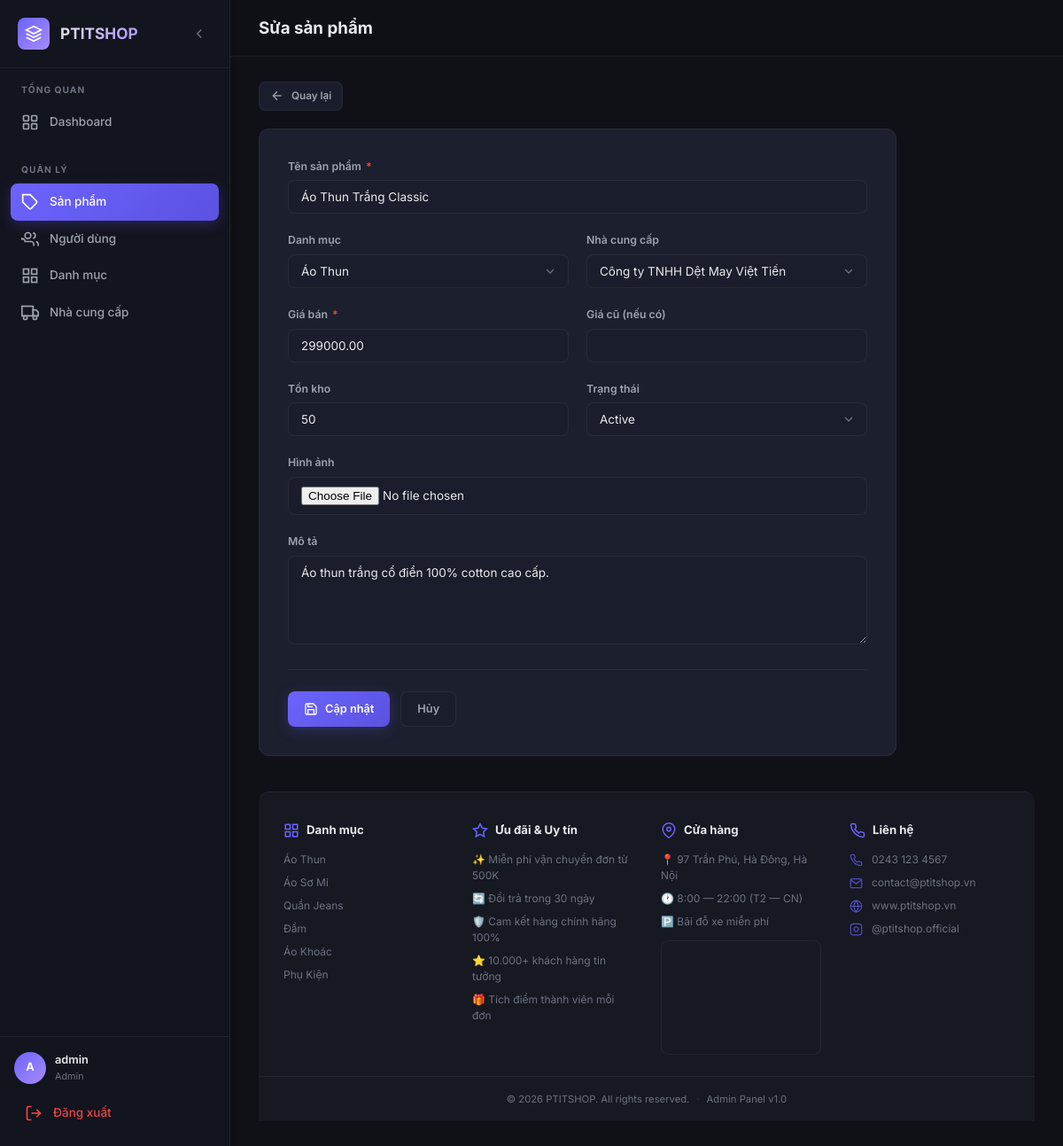
The page /admin/products/edit.php?id=1 (signed in) on the database its author committed.
### tables this page shows
CREATE TABLE products (
    product_id     INT PRIMARY KEY AUTO_INCREMENT,
    product_name   VARCHAR(150) NOT NULL,
    category_id    INT,
    supplier_id    INT,
    unit_price     DECIMAL(12,2) NOT NULL,
    old_price      DECIMAL(12,2),
    stock_quantity INT NOT NULL DEFAULT 0,
    main_image     VARCHAR(255),
    description    TEXT,
    status         ENUM('Active', 'Inactive') NOT NULL DEFAULT 'Active',
    created_at     DATETIME DEFAULT CURRENT_TIMESTAMP,
    updated_at     DATETIME DEFAULT CURRENT_TIMESTAMP ON UPDATE CURRENT_TIMESTAMP,
    CONSTRAINT fk_products_categories FOREIGN KEY (category_id) REFERENCES categories(category_id) ON DELETE SET NULL ON UPDATE CASCADE,
    CONSTRAINT fk_products_suppliers FOREIGN KEY (supplier_id) REFERENCES suppliers(supplier_id) ON DELETE SET NULL ON UPDATE CASCADE
);

CREATE TABLE categories (
    category_id   INT PRIMARY KEY AUTO_INCREMENT,
    category_name VARCHAR(100) NOT NULL UNIQUE,
    description   TEXT,
    status        ENUM('Active', 'Inactive') NOT NULL DEFAULT 'Active',
    created_at    DATETIME DEFAULT CURRENT_TIMESTAMP,
    updated_at    DATETIME DEFAULT CURRENT_TIMESTAMP ON UPDATE CURRENT_TIMESTAMP
);

CREATE TABLE suppliers (
    supplier_id   INT PRIMARY KEY AUTO_INCREMENT,
    supplier_name VARCHAR(150) NOT NULL,
    phone         VARCHAR(20),
    email         VARCHAR(100),
    address       VARCHAR(255),
    status        ENUM('Active', 'Inactive') NOT NULL DEFAULT 'Active',
    created_at    DATETIME DEFAULT CURRENT_TIMESTAMP,
    updated_at    DATETIME DEFAULT CURRENT_TIMESTAMP ON UPDATE CURRENT_TIMESTAMP
);

### includes/functions.php (called while the page is built, shortened)
<?php
function e(?string $str): string
{
    return htmlspecialchars($str ?? '', ENT_QUOTES, 'UTF-8');
}
function normalizeBaseUrl(string $baseUrl): string
{
    $baseUrl = trim($baseUrl);
    if ($baseUrl === '' || $baseUrl === '/') {
        return '/';
    }
    return '/' . trim($baseUrl, '/') . '/';
}
function appBaseUrl(): string
{
    $baseUrl = getenv('APP_BASE_URL');
    $scriptName = str_replace('\\', '/', $_SERVER['SCRIPT_NAME'] ?? '');
    $adminPathPosition = strpos($scriptName, '/admin/');
    if ($adminPathPosition !== false) {
        return normalizeBaseUrl(substr($scriptName, 0, $adminPathPosition));
    }
    return normalizeBaseUrl(dirname($scriptName));
}
function baseUrl(string $path = ''): string
{
    return appBaseUrl() . ltrim($path, '/');
}

### admin/products/edit.php (the view, shortened to what this page needs)
<?php
require_once __DIR__ . '/../../includes/functions.php';
$pdo = getDBConnection();
$id = (int)($_GET['id'] ?? 0);
$stmt = $pdo->prepare("SELECT * FROM products WHERE product_id = ?");
$stmt->execute([$id]);
$product = $stmt->fetch();
$categories = $pdo->query("SELECT * FROM categories WHERE status='Active' ORDER BY category_name")->fetchAll();
$suppliers  = $pdo->query("SELECT * FROM suppliers WHERE status='Active' ORDER BY supplier_name")->fetchAll();
require_once __DIR__ . '/../../includes/header.php';
require_once __DIR__ . '/../../includes/sidebar.php';
?>
<div style="margin-bottom: 20px;">
    <a href="<?= baseUrl('admin/products/index.php') ?>" class="btn btn-secondary btn-sm">
        <svg viewBox="0 0 24 24" fill="none" stroke="currentColor" stroke-width="2"><line x1="19" y1="12" x2="5" y2="12"/><polyline points="12 19 5 12 12 5"/></svg>
        Quay lại
    </a>
</div>
<div class="form-card">
    <form method="POST" enctype="multipart/form-data">
        <div class="form-grid">
            <div class="form-group full-width">
                <label for="product_name">Tên sản phẩm <span class="required">*</span></label>
                <input type="text" id="product_name" name="product_name" class="form-control" value="<?= e($product['product_name']) ?>" required>
            </div>
            <div class="form-group">
                <label for="category_id">Danh mục</label>
                <select id="category_id" name="category_id" class="form-control">
                    <?php foreach ($categories as $cat): ?>
                        <option value="<?= $cat['category_id'] ?>" <?= ($product['category_id'] == $cat['category_id']) ? 'selected' : '' ?>><?= e($cat['category_name']) ?></option>
                    <?php endforeach; ?>
                </select>
            </div>
            <div class="form-group">
                <label for="supplier_id">Nhà cung cấp</label>
                <select id="supplier_id" name="supplier_id" class="form-control">
                    <?php foreach ($suppliers as $sup): ?>
                        <option value="<?= $sup['supplier_id'] ?>" <?= ($product['supplier_id'] == $sup['supplier_id']) ? 'selected' : '' ?>><?= e($sup['supplier_name']) ?></option>
                    <?php endforeach; ?>
                </select>
            </div>
            <div class="form-group">
                <label for="unit_price">Giá bán <span class="required">*</span></label>
                <input type="number" id="unit_price" name="unit_price" class="form-control" step="1000" min="0" value="<?= $product['unit_price'] ?>" required>
            </div>
            <div class="form-group">
                <label for="old_price">Giá cũ (nếu có)</label>
                <input type="number" id="old_price" name="old_price" class="form-control" step="1000" min="0" value="<?= $product['old_price'] ?? '' ?>">
            </div>
            <div class="form-group">
                <label for="stock_quantity">Tồn kho</label>
                <input type="number" id="stock_quantity" name="stock_quantity" class="form-control" min="0" value="<?= $product['stock_quantity'] ?>">
            </div>
            <div class="form-group">
                <label for="status">Trạng thái</label>
                <select id="status" name="status" class="form-control">
                    <option value="Active" <?= ($product['status'] === 'Active') ? 'selected' : '' ?>>Active</option>
                </select>
            </div>
            <div class="form-group full-width">
                <label for="main_image">Hình ảnh</label>
                <input type="file" id="main_image" name="main_image" class="form-control" accept="image/*">
            </div>
            <div class="form-group full-width">
                <label for="description">Mô tả</label>
                <textarea id="description" name="description" class="form-control" rows="4"><?= e($product['description']) ?></textarea>
            </div>
        </div>
        <div class="form-actions">
            <button type="submit" class="btn btn-primary">
                <svg viewBox="0 0 24 24" fill="none" stroke="currentColor" stroke-width="2"><path d="M19 21H5a2 2 0 01-2-2V5a2 2 0 012-2h11l5 5v11a2 2 0 01-2 2z"/><polyline points="17 21 17 13 7 13 7 21"/><polyline points="7 3 7 8 15 8"/></svg>
                Cập nhật
            </button>
            <a href="<?= baseUrl('admin/products/index.php') ?>" class="btn btn-secondary">Hủy</a>
        </div>
    </form>
</div>
<?php require_once __DIR__ . '/../../includes/footer.php'; ?>

### assets/css/style.css (style rules this page uses)
:root { --bg-primary: #0f1117; --bg-secondary: #161822; --bg-card: #1c1f2e; --bg-card-hover: #232640; --bg-sidebar: #12141e; --bg-input: #1a1d2b; --border-color: rgba(255, 255, 255, 0.06); --border-focus: #6c63ff; --text-primary: #e8eaed; --text-secondary: #9ca3af; --text-muted: #6b7280; --accent: #6c63ff; --accent-hover: #5b52e0; --accent-glow: rgba(108, 99, 255, 0.25); --success: #22c55e; --success-bg: rgba(34, 197, 94, 0.12); --danger: #ef4444; --danger-bg: rgba(239, 68, 68, 0.12); --warning: #f59e0b; --warning-bg: rgba(245, 158, 11, 0.12); --info: #3b82f6; --info-bg: rgba(59, 130, 246, 0.12); --sidebar-width: 260px; --sidebar-collapsed: 72px; --topbar-height: 64px; --radius-sm: 8px; --radius-md: 12px; --radius-lg: 16px; --shadow-sm: 0 1px 3px rgba(0, 0, 0, 0.3); --shadow-md: 0 4px 20px rgba(0, 0, 0, 0.4); --shadow-lg: 0 8px 40px rgba(0, 0, 0, 0.5); --transition: 0.25s cubic-bezier(0.4, 0, 0.2, 1); }
*, *::before, *::after { box-sizing: border-box; margin: 0; padding: 0; }
html { font-size: 15px; scroll-behavior: smooth; }
body { font-family: 'Inter', -apple-system, BlinkMacSystemFont, sans-serif; background: var(--bg-primary); color: var(--text-primary); line-height: 1.6; -webkit-font-smoothing: antialiased; }
a { color: var(--accent); text-decoration: none; transition: color var(--transition); }
.btn { display: inline-flex; align-items: center; gap: 8px; padding: 9px 18px; border: none; border-radius: var(--radius-sm); font-size: 0.85rem; font-weight: 600; font-family: inherit; cursor: pointer; transition: all var(--transition); white-space: nowrap; text-decoration: none; }
.btn svg { width: 16px; height: 16px; }
.btn-primary { background: linear-gradient(135deg, var(--accent), #5b52e0); color: #fff; box-shadow: 0 4px 15px var(--accent-glow); }
.btn-secondary { background: var(--bg-input); color: var(--text-secondary); border: 1px solid var(--border-color); }
.btn-sm { padding: 6px 12px; font-size: 0.78rem; }
.form-card { background: var(--bg-card); border: 1px solid var(--border-color); border-radius: var(--radius-md); padding: 32px; max-width: 720px; }
.form-grid { display: grid; grid-template-columns: 1fr 1fr; gap: 20px; }
.form-group { display: flex; flex-direction: column; gap: 6px; }
.form-group.full-width { grid-column: 1 / -1; }
.form-group label { font-size: 0.82rem; font-weight: 600; color: var(--text-secondary); }
.form-group label .required { color: var(--danger); margin-left: 2px; }
.form-control { background: var(--bg-input); border: 1px solid var(--border-color); border-radius: var(--radius-sm); padding: 10px 14px; color: var(--text-primary); font-size: 0.9rem; font-family: inherit; transition: all var(--transition); }
.form-control::placeholder { color: var(--text-muted); }
select.form-control { appearance: none; background-repeat: no-repeat; background-position: right 12px center; background-size: 16px; padding-right: 36px; }
textarea.form-control { resize: vertical; min-height: 100px; }
.form-actions { display: flex; gap: 12px; margin-top: 28px; padding-top: 24px; border-top: 1px solid var(--border-color); }

### rows shown on the page
products: product_name "Áo Thun Trắng Classic", category_id "Áo Thun", supplier_id "Công ty TNHH Dệt May Việt Tiến", unit_price "299000.00", stock_quantity "50", status "Active", description "Áo thun trắng cổ điển 100% cotton cao cấp."

### other values the page prints
substr(currentUser()['username'], 0, 1) "A"
currentUser()['username'] "admin"
currentUser()['role'] "Admin"
$pageTitle "Sửa sản phẩm"
